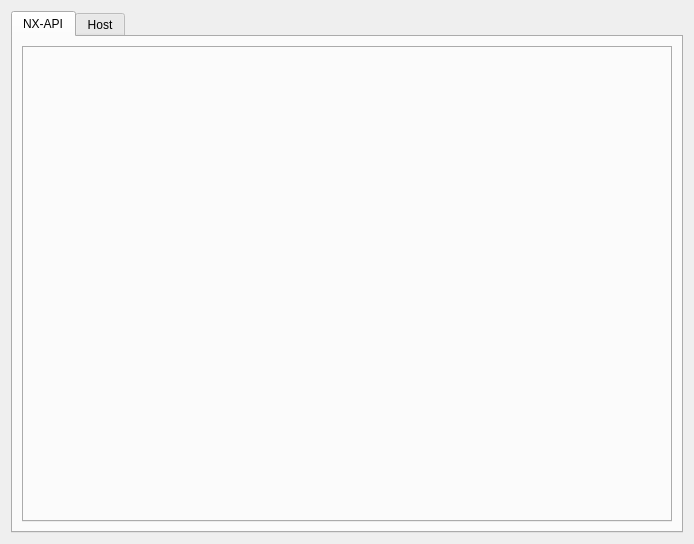
<?xml version="1.0" encoding="UTF-8"?>
<ui version="4.0">
 <class>VMTDServerForm</class>
 <widget class="QWidget" name="VMTDServerForm">
  <property name="geometry">
   <rect>
    <x>0</x>
    <y>0</y>
    <width>694</width>
    <height>544</height>
   </rect>
  </property>
  <property name="windowTitle">
   <string>Form</string>
  </property>
  <layout class="QVBoxLayout" name="verticalLayout">
   <item>
    <widget class="QTabWidget" name="tbwMain">
     <property name="currentIndex">
      <number>0</number>
     </property>
     <widget class="QWidget" name="tabNxApi">
      <attribute name="title">
       <string>NX-API</string>
      </attribute>
      <layout class="QVBoxLayout" name="verticalLayout_2">
       <item>
        <widget class="QTabWidget" name="tbwNxApi">
         <property name="currentIndex">
          <number>-1</number>
         </property>
        </widget>
       </item>
      </layout>
     </widget>
     <widget class="QWidget" name="tabHost">
      <attribute name="title">
       <string>Host</string>
      </attribute>
      <layout class="QVBoxLayout" name="verticalLayout_3">
       <item>
        <widget class="QTabWidget" name="tbwHost"/>
       </item>
      </layout>
     </widget>
    </widget>
   </item>
  </layout>
 </widget>
 <resources/>
 <connections/>
</ui>
